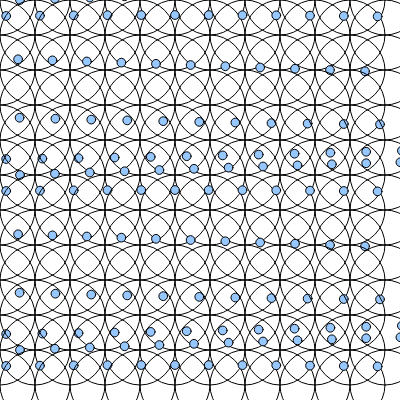
Frame 1 (no input)
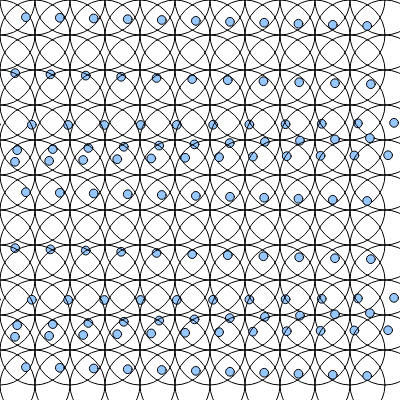
Frame 60 (no input)
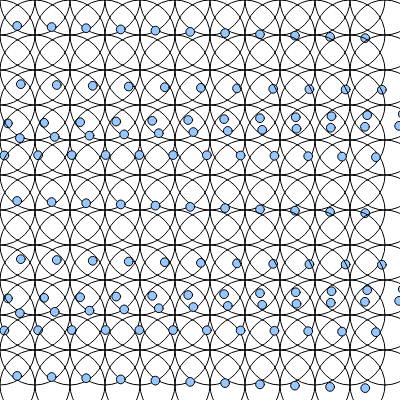
Frame 120 (the mouse pressed at the canvas centre since frame 60)

The p5.js sketch that drew these frames (run headless with seeded random() and noise() and a simulated clock; from frame 60 on, the mouse is pressed at the canvas centre):

// p5.js sketch
// ── sketch.js

let r = 35;
let time = 0;
function setup() {
  createCanvas(400, 400);
}

function draw() {
  background(255);
  
  
  //translate (width/2, height/2);
  
  for(let j = 0; j< height/r; j++){
  
  for(let i = 0; i < width/r ; i++){
  
      const xAngle = map(0, 0, width, -4 * PI, 4 * PI, true);
      const yAngle = map(0, 0, height, -20 * PI, 4 * PI, true);
     
      const angle = xAngle * (i / width *2 ) + yAngle * (j / height * 8);


    
    let bigX = i * r;
    let bigY = j * r;
    
    let x = bigX + 20 * cos(3 * PI * time + angle);
    let y = bigY + 20 * sin(3 * PI * time + angle);
    
  noFill();
  ellipse(bigX,bigY, r *2);
  
//   let x = bigX +r * cos(time);
//   let y = bigY + r * sin(time);
  
  fill(150,200,255);
  ellipse(x,y,r/4);
    
  } 
    
  }
  
  
  
  
 time+=0.01
}
